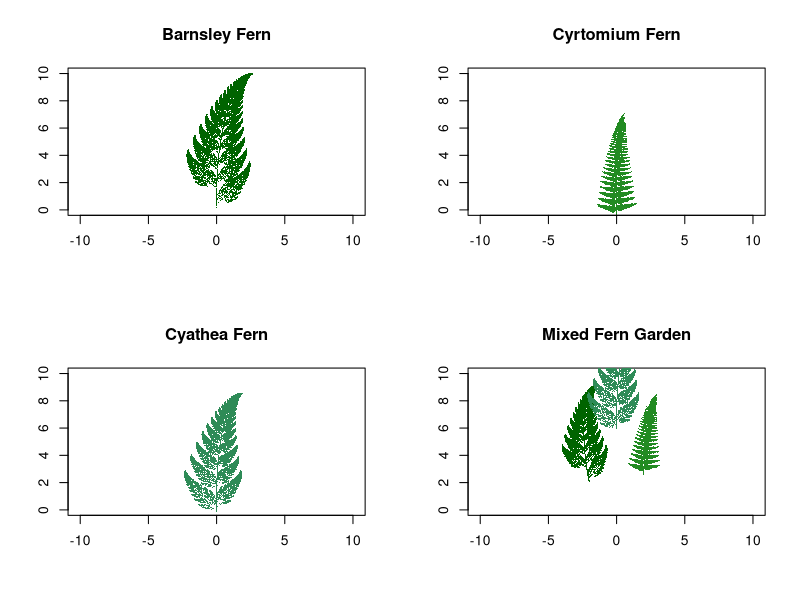

Reproduce this figure in R.
# @author: my@daisg.com
# @date: 2025-10-30
# @version: 0.1
# Copyright (c) 2025 daisg
# SPDX-License-Identifier: GPL-3
# @brief/ Description
# 蕨类群（FernVarieties)不同种类的蕨类植物
# 多种蕨类植物的变换参数
fern_varieties <- list(
  "Barnsley" = list(
    transforms = list(
      list(prob = 0.01, a = 0, b = 0, c = 0, d = 0.16, e = 0, f = 0),
      list(prob = 0.85, a = 0.85, b = 0.04, c = -0.04, d = 0.85, e = 0, f = 1.6),
      list(prob = 0.07, a = 0.2, b = -0.26, c = 0.23, d = 0.22, e = 0, f = 1.6),
      list(prob = 0.07, a = -0.15, b = 0.28, c = 0.26, d = 0.24, e = 0, f = 0.44)
    )
  ),
  "Cyrtomium" = list(
    transforms = list(
      list(prob = 0.02, a = 0, b = 0, c = 0, d = 0.25, e = 0, f = -0.4),
      list(prob = 0.84, a = 0.95, b = 0.005, c = -0.005, d = 0.93, e = -0.002, f = 0.5),
      list(prob = 0.07, a = 0.035, b = -0.2, c = 0.16, d = 0.04, e = -0.09, f = 0.02),
      list(prob = 0.07, a = -0.04, b = 0.2, c = 0.16, d = 0.04, e = 0.083, f = 0.12)
    )
  ),
  "Cyathea" = list(
    transforms = list(
      list(prob = 0.01, a = 0, b = 0, c = 0, d = 0.2, e = 0, f = -0.12),
      list(prob = 0.85, a = 0.845, b = 0.035, c = -0.035, d = 0.82, e = 0, f = 1.6),
      list(prob = 0.07, a = 0.2, b = -0.31, c = 0.255, d = 0.245, e = 0, f = 0.29),
      list(prob = 0.07, a = -0.15, b = 0.24, c = 0.25, d = 0.2, e = 0, f = 0.68)
    )
  )
)

# 通用蕨类生成函数
generate_fern_variety <- function(variety_name, n_points = 30000, 
                                  position = c(0, 0), angle = 0, scale = 1) {
  
  if (!variety_name %in% names(fern_varieties)) {
    stop("Unknown fern variety")
  }
  
  variety <- fern_varieties[[variety_name]]
  points <- matrix(0, nrow = n_points, ncol = 2)
  x <- 0; y <- 0
  
  # 计算累积概率
  probs <- sapply(variety$transforms, function(t) t$prob)
  cum_probs <- cumsum(probs)
  
  for (i in 1:n_points) {
    r <- runif(1)
    
    # 选择变换
    transform_idx <- which(r <= cum_probs)[1]
    t <- variety$transforms[[transform_idx]]
    
    # 应用变换
    x_new <- t$a * x + t$b * y + t$e
    y_new <- t$c * x + t$d * y + t$f
    x <- x_new
    y <- y_new
    
    # 旋转和缩放
    theta <- angle * pi / 180
    x_rot <- x * cos(theta) - y * sin(theta)
    y_rot <- x * sin(theta) + y * cos(theta)
    
    points[i, 1] <- position[1] + x_rot * scale
    points[i, 2] <- position[2] + y_rot * scale
  }
  
  return(points)
}

# 绘制多种蕨类
draw_fern_varieties <- function() {
  par(mfrow = c(2, 2))
  
  varieties <- names(fern_varieties)
  colors <- c("darkgreen", "forestgreen", "seagreen")
  
  for (i in 1:length(varieties)) {
    fern_points <- generate_fern_variety(varieties[i], 20000)
    plot(fern_points, pch = ".", cex = 1.2, col = colors[i],
         xlab = "", ylab = "", main = paste(varieties[i], "Fern"),
         xlim = c(-3, 3), ylim = c(0, 10), asp = 1)
  }
  
  # 第四个子图：混合展示
  plot(0, 0, type = "n", xlim = c(-4, 4), ylim = c(0, 10), 
       xlab = "", ylab = "", main = "Mixed Fern Garden", asp = 1)
  
  # 添加多种蕨类
  fern1 <- generate_fern_variety("Barnsley", 15000, c(-2, 2), 10, 0.7)
  fern2 <- generate_fern_variety("Cyrtomium", 15000, c(2, 3), -5, 0.8)
  fern3 <- generate_fern_variety("Cyathea", 15000, c(0, 6), 0, 0.9)
  
  points(fern1, pch = ".", cex = 1, col = "darkgreen")
  points(fern2, pch = ".", cex = 1, col = "forestgreen")
  points(fern3, pch = ".", cex = 1, col = "seagreen")
}

draw_fern_varieties()